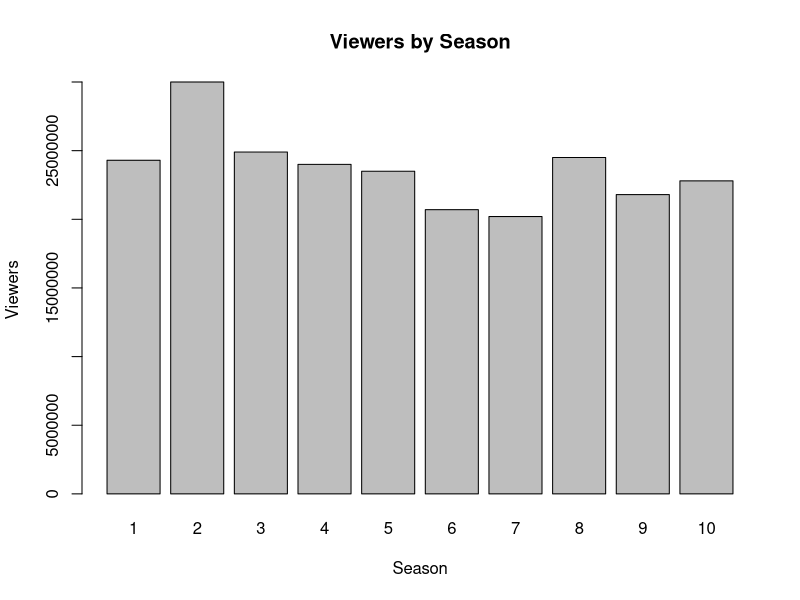
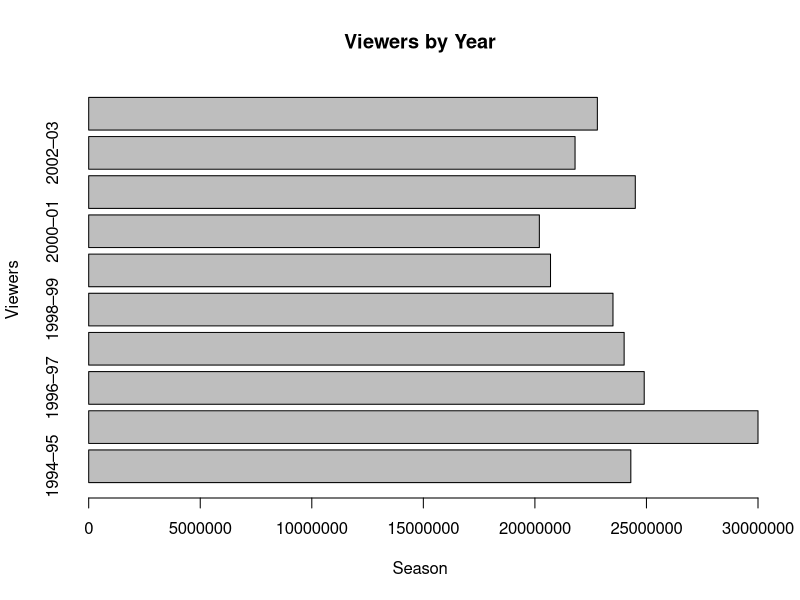

These figures' R source, in order:
## ---- chunk 1
knitr::opts_chunk$set(echo = TRUE)
## ---- chunk 2
dataset = readxl::read_xlsx("data.xlsx", col_names = TRUE)
colnames(dataset) = c("Season", "Year", "Viewers")

summary(dataset)


options(scipen = 999)
library(ggplot2)
library(dplyr)

barplot(dataset$Viewers, 
        xlab = "Season",
        names.arg = dataset$Season,
        ylab = "Viewers", 
        main = "Viewers by Season")


barplot(dataset$Viewers, 
        xlab = "Season",
        names.arg = dataset$Year,
        ylab = "Viewers", 
        main = "Viewers by Year", 
        horiz = TRUE)



